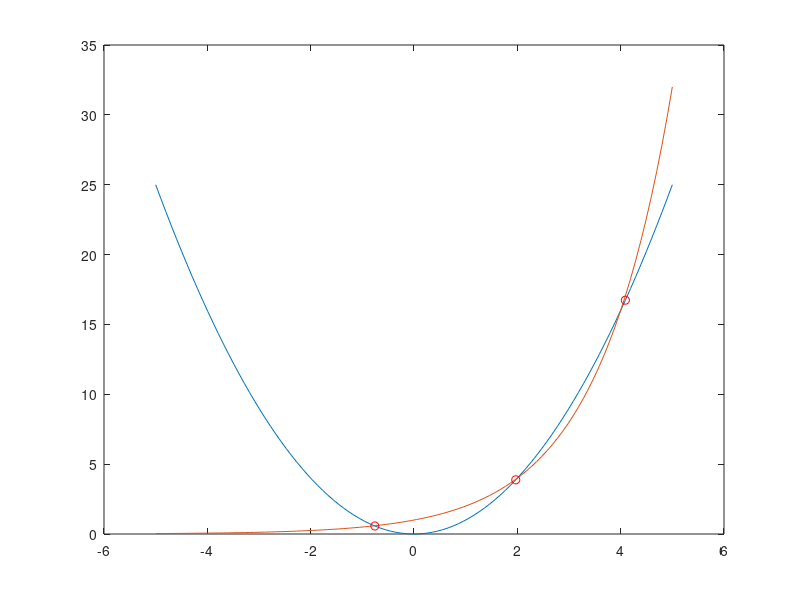

MATLAB code to generate this figure:
x=linspace(-5,5);
y1=x.^2;
y2=2.^x;

figure

d = y1 ./ (y2 + eps);
ix = find(d > 0.97 & d < 1.0); 
x1=x(ix);
y3=x1.^2;
plot(x,y1,x,y2,x1,y3,'or');

 